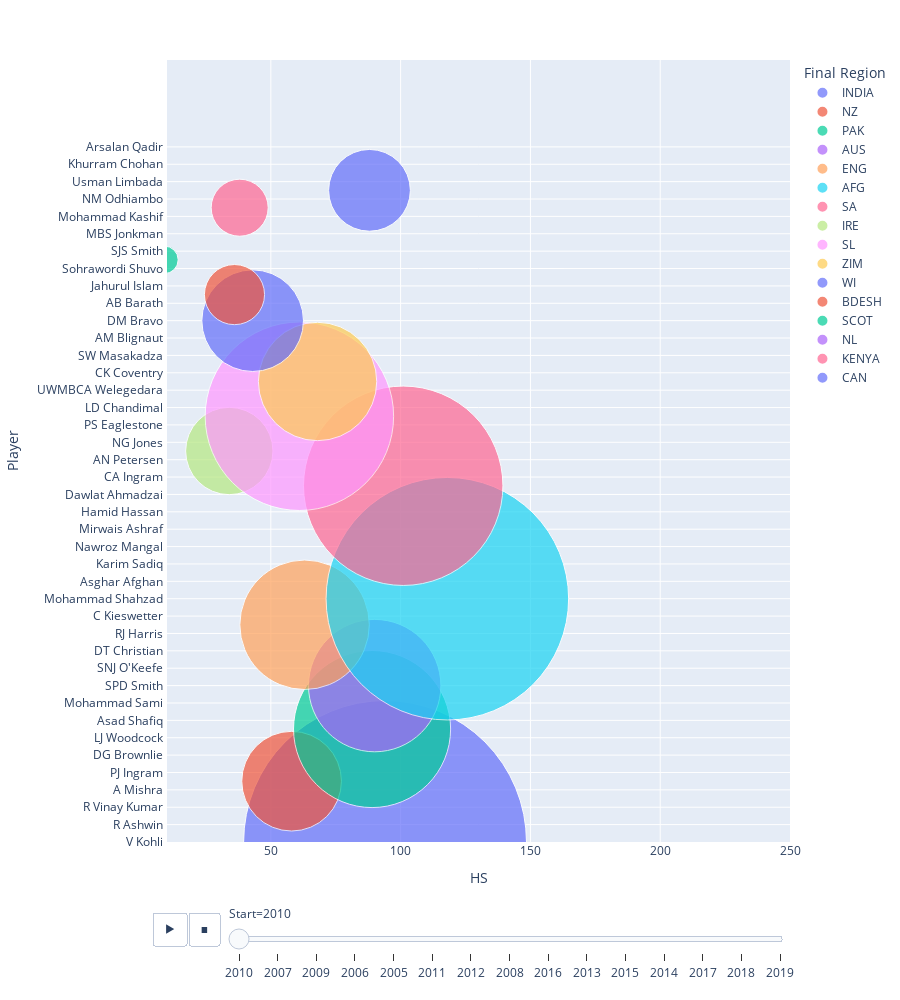

Write notebook code for a chart like this one.
### Code cell
import plotly.express as px
px.scatter(t20, x="HS", y="Player", animation_frame="Start", animation_group="Final Region",
           size="Runs", color="Final Region", hover_name="Final Region",
           log_x=False, size_max=200, range_x=[10,250], range_y=[0,90], height=1000)

### Figure 1 — Plotly figure (JSON) as saved in the notebook; plotly's stock layout.template omitted (floating-point values rounded to 4 significant figures)
{"data": [{"hovertemplate": "<b>%{hovertext}</b><br><br>Final Region=INDIA<br>Start=2010<br>HS=%{x}<br>Player=%{y}<br>Runs=%{marker.size}<extra></extra>", "hovertext": ["INDIA", "INDIA", "INDIA", "INDIA", "INDIA", "INDIA", "INDIA"], "ids": ["INDIA", "INDIA", "INDIA", "INDIA", "INDIA", "INDIA", "INDIA"], "legendgroup": "INDIA", "marker": {"color": "#636efa", "size": [2633, 169, 123, 12, 2, 0, 0], "sizemode": "area", "sizeref": 0.06582, "symbol": "circle"}, "mode": "markers", "name": "INDIA", "orientation": "h", "showlegend": true, "type": "scatter", "x": [94, 48, 31, 10, 2, 0, 0], "xaxis": "x", "y": ["V Kohli ", "M Vijay ", "R Ashwin ", "NV Ojha ", "R Vinay Kumar ", "PP Chawla ", "A Mishra "], "yaxis": "y"}, {"hovertemplate": "<b>%{hovertext}</b><br><br>Final Region=NZ<br>Start=2010<br>HS=%{x}<br>Player=%{y}<br>Runs=%{marker.size}<extra></extra>", "hovertext": ["NZ", "NZ", "NZ", "NZ", "NZ", "NZ"], "ids": ["NZ", "NZ", "NZ", "NZ", "NZ", "NZ"], "legendgroup": "NZ", "marker": {"color": "#EF553B", "size": [327, 22, 21, 6, 0, 0], "sizemode": "area", "sizeref": 0.06582, "symbol": "circle"}, "mode": "markers", "name": "NZ", "orientation": "h", "showlegend": true, "type": "scatter", "x": [58, 20, 10, 5, 0, 0], "xaxis": "x", "y": ["RJ Nicol ", "PJ Ingram ", "AF Milne ", "DG Brownlie ", "AJ McKay ", "LJ Woodcock "], "yaxis": "y"}, {"hovertemplate": "<b>%{hovertext}</b><br><br>Final Region=PAK<br>Start=2010<br>HS=%{x}<br>Player=%{y}<br>Runs=%{marker.size}<extra></extra>", "hovertext": ["PAK", "PAK", "PAK", "PAK", "PAK"], "ids": ["PAK", "PAK", "PAK", "PAK", "PAK"], "legendgroup": "PAK", "marker": {"color": "#00cc96", "size": [812, 192, 76, 21, 0], "sizemode": "area", "sizeref": 0.06582, "symbol": "circle"}, "mode": "markers", "name": "PAK", "orientation": "h", "showlegend": true, "type": "scatter", "x": [89, 38, 19, 8, 0], "xaxis": "x", "y": ["Sarfaraz Ahmed ", "Asad Shafiq ", "Imran Farhat ", "Mohammad Sami ", "Tanvir Ahmed "], "yaxis": "y"}, {"hovertemplate": "<b>%{hovertext}</b><br><br>Final Region=AUS<br>Start=2010<br>HS=%{x}<br>Player=%{y}<br>Runs=%{marker.size}<extra></extra>", "hovertext": ["AUS", "AUS", "AUS", "AUS", "AUS", "AUS", "AUS"], "ids": ["AUS", "AUS", "AUS", "AUS", "AUS", "AUS", "AUS"], "legendgroup": "AUS", "marker": {"color": "#ab63fa", "size": [577, 46, 32, 31, 27, 19, 2], "sizemode": "area", "sizeref": 0.06582, "symbol": "circle"}, "mode": "markers", "name": "AUS", "orientation": "h", "showlegend": true, "type": "scatter", "x": [90, 15, 22, 17, 9, 7, 2], "xaxis": "x", "y": ["SPD Smith ", "JW Hastings ", "SNJ O'Keefe ", "TR Birt ", "DT Christian ", "CJ McKay ", "RJ Harris "], "yaxis": "y"}, {"hovertemplate": "<b>%{hovertext}</b><br><br>Final Region=ENG<br>Start=2010<br>HS=%{x}<br>Player=%{y}<br>Runs=%{marker.size}<extra></extra>", "hovertext": ["ENG", "ENG", "ENG"], "ids": ["ENG", "ENG", "ENG"], "legendgroup": "ENG", "marker": {"color": "#FFA15A", "size": [552, 526, 0], "sizemode": "area", "sizeref": 0.06582, "symbol": "circle"}, "mode": "markers", "name": "ENG", "orientation": "h", "showlegend": true, "type": "scatter", "x": [63, 63, 0], "xaxis": "x", "y": ["MJ Lumb ", "C Kieswetter ", "A Shahzad "], "yaxis": "y"}, {"hovertemplate": "<b>%{hovertext}</b><br><br>Final Region=AFG<br>Start=2010<br>HS=%{x}<br>Player=%{y}<br>Runs=%{marker.size}<extra></extra>", "hovertext": ["AFG", "AFG", "AFG", "AFG", "AFG", "AFG", "AFG", "AFG", "AFG", "AFG", "AFG", "AFG", "AFG"], "ids": ["AFG", "AFG", "AFG", "AFG", "AFG", "AFG", "AFG", "AFG", "AFG", "AFG", "AFG", "AFG", "AFG"], "legendgroup": "AFG", "marker": {"color": "#19d3f3", "size": [1936, 1316, 1167, 985, 538, 506, 505, 494, 128, 91, 50, 27, 2], "sizemode": "area", "sizeref": 0.06582, "symbol": "circle"}, "mode": "markers", "name": "AFG", "orientation": "h", "showlegend": true, "type": "scatter", "x": [118, 89, 62, 61, 72, 63, 65, 51, 28, 33, 22, 13, 2], "xaxis": "x", "y": ["Mohammad Shahzad ", "Mohammad Nabi ", "Asghar Afghan ", "Samiullah Shinwari ", "Karim Sadiq ", "Noor Ali Zadran ", "Nawroz Mangal ", "Shafiqullah ", "Mirwais Ashraf ", "Raees Ahmadzai ", "Hamid Hassan ", "Shapoor Zadran ", "Dawlat Ahmadzai "], "yaxis": "y"}, {"hovertemplate": "<b>%{hovertext}</b><br><br>Final Region=SA<br>Start=2010<br>HS=%{x}<br>Player=%{y}<br>Runs=%{marker.size}<extra></extra>", "hovertext": ["SA", "SA", "SA", "SA"], "ids": ["SA", "SA", "SA", "SA"], "legendgroup": "SA", "marker": {"color": "#FF6692", "size": [1309, 210, 32, 14], "sizemode": "area", "sizeref": 0.06582, "symbol": "circle"}, "mode": "markers", "name": "SA", "orientation": "h", "showlegend": true, "type": "scatter", "x": [101, 78, 31, 8], "xaxis": "x", "y": ["DA Miller ", "CA Ingram ", "J Theron ", "AN Petersen "], "yaxis": "y"}, {"hovertemplate": "<b>%{hovertext}</b><br><br>Final Region=IRE<br>Start=2010<br>HS=%{x}<br>Player=%{y}<br>Runs=%{marker.size}<extra></extra>", "hovertext": ["IRE", "IRE", "IRE", "IRE"], "ids": ["IRE", "IRE", "IRE", "IRE"], "legendgroup": "IRE", "marker": {"color": "#B6E880", "size": [251, 42, 1, 0], "sizemode": "area", "sizeref": 0.06582, "symbol": "circle"}, "mode": "markers", "name": "IRE", "orientation": "h", "showlegend": true, "type": "scatter", "x": [34, 14, 1, 0], "xaxis": "x", "y": ["GH Dockrell ", "NG Jones ", "GE Kidd ", "PS Eaglestone "], "yaxis": "y"}, {"hovertemplate": "<b>%{hovertext}</b><br><br>Final Region=SL<br>Start=2010<br>HS=%{x}<br>Player=%{y}<br>Runs=%{marker.size}<extra></extra>", "hovertext": ["SL", "SL", "SL", "SL"], "ids": ["SL", "SL", "SL", "SL"], "legendgroup": "SL", "marker": {"color": "#FF97FF", "size": [1169, 800, 8, 2], "sizemode": "area", "sizeref": 0.06582, "symbol": "circle"}, "mode": "markers", "name": "SL", "orientation": "h", "showlegend": true, "type": "scatter", "x": [61, 58, 6, 2], "xaxis": "x", "y": ["NLTC Perera ", "LD Chandimal ", "S Randiv ", "UWMBCA Welegedara "], "yaxis": "y"}, {"hovertemplate": "<b>%{hovertext}</b><br><br>Final Region=ZIM<br>Start=2010<br>HS=%{x}<br>Player=%{y}<br>Runs=%{marker.size}<extra></extra>", "hovertext": ["ZIM", "ZIM", "ZIM", "ZIM", "ZIM", "ZIM", "ZIM"], "ids": ["ZIM", "ZIM", "ZIM", "ZIM", "ZIM", "ZIM", "ZIM"], "legendgroup": "ZIM", "marker": {"color": "#FECB52", "size": [461, 127, 32, 18, 15, 8, 1], "sizemode": "area", "sizeref": 0.06582, "symbol": "circle"}, "mode": "markers", "name": "ZIM", "orientation": "h", "showlegend": true, "type": "scatter", "x": [68, 30, 14, 9, 8, 8, 1], "xaxis": "x", "y": ["CR Ervine ", "CK Coventry ", "GA Lamb ", "SW Masakadza ", "TL Chatara ", "AM Blignaut ", "EC Rainsford "], "yaxis": "y"}, {"hovertemplate": "<b>%{hovertext}</b><br><br>Final Region=WI<br>Start=2010<br>HS=%{x}<br>Player=%{y}<br>Runs=%{marker.size}<extra></extra>", "hovertext": ["WI", "WI", "WI"], "ids": ["WI", "WI", "WI"], "legendgroup": "WI", "marker": {"color": "#636efa", "size": [340, 55, 23], "sizemode": "area", "sizeref": 0.06582, "symbol": "circle"}, "mode": "markers", "name": "WI", "orientation": "h", "showlegend": true, "type": "scatter", "x": [43, 36, 15], "xaxis": "x", "y": ["DM Bravo ", "N Deonarine ", "AB Barath "], "yaxis": "y"}, {"hovertemplate": "<b>%{hovertext}</b><br><br>Final Region=BDESH<br>Start=2010<br>HS=%{x}<br>Player=%{y}<br>Runs=%{marker.size}<extra></extra>", "hovertext": ["BDESH", "BDESH", "BDESH", "BDESH"], "ids": ["BDESH", "BDESH", "BDESH", "BDESH"], "legendgroup": "BDESH", "marker": {"color": "#EF553B", "size": [119, 31, 23, 1], "sizemode": "area", "sizeref": 0.06582, "symbol": "circle"}, "mode": "markers", "name": "BDESH", "orientation": "h", "showlegend": true, "type": "scatter", "x": [36, 18, 16, 1], "xaxis": "x", "y": ["Imrul Kayes ", "Jahurul Islam ", "Shafiul Islam ", "Sohrawordi Shuvo "], "yaxis": "y"}, {"hovertemplate": "<b>%{hovertext}</b><br><br>Final Region=SCOT<br>Start=2010<br>HS=%{x}<br>Player=%{y}<br>Runs=%{marker.size}<extra></extra>", "hovertext": ["SCOT", "SCOT", "SCOT"], "ids": ["SCOT", "SCOT", "SCOT"], "legendgroup": "SCOT", "marker": {"color": "#00cc96", "size": [25, 21, 4], "sizemode": "area", "sizeref": 0.06582, "symbol": "circle"}, "mode": "markers", "name": "SCOT", "orientation": "h", "showlegend": true, "type": "scatter", "x": [9, 9, 4], "xaxis": "x", "y": ["G Goudie ", "SJS Smith ", "RT Lyons "], "yaxis": "y"}, {"hovertemplate": "<b>%{hovertext}</b><br><br>Final Region=NL<br>Start=2010<br>HS=%{x}<br>Player=%{y}<br>Runs=%{marker.size}<extra></extra>", "hovertext": ["NL", "NL", "NL"], "ids": ["NL", "NL", "NL"], "legendgroup": "NL", "marker": {"color": "#ab63fa", "size": [1, 0, 0], "sizemode": "area", "sizeref": 0.06582, "symbol": "circle"}, "mode": "markers", "name": "NL", "orientation": "h", "showlegend": true, "type": "scatter", "x": [1, 0, 0], "xaxis": "x", "y": ["MBS Jonkman ", "AF Buurman ", "Mohammad Kashif "], "yaxis": "y"}, {"hovertemplate": "<b>%{hovertext}</b><br><br>Final Region=KENYA<br>Start=2010<br>HS=%{x}<br>Player=%{y}<br>Runs=%{marker.size}<extra></extra>", "hovertext": ["KENYA", "KENYA"], "ids": ["KENYA", "KENYA"], "legendgroup": "KENYA", "marker": {"color": "#FF6692", "size": [107, 61], "sizemode": "area", "sizeref": 0.06582, "symbol": "circle"}, "mode": "markers", "name": "KENYA", "orientation": "h", "showlegend": true, "type": "scatter", "x": [38, 26], "xaxis": "x", "y": ["SO Ngoche ", "NM Odhiambo "], "yaxis": "y"}, {"hovertemplate": "<b>%{hovertext}</b><br><br>Final Region=CAN<br>Start=2010<br>HS=%{x}<br>Player=%{y}<br>Runs=%{marker.size}<extra></extra>", "hovertext": ["CAN", "CAN", "CAN", "CAN", "CAN", "CAN", "CAN"], "ids": ["CAN", "CAN", "CAN", "CAN", "CAN", "CAN", "CAN"], "legendgroup": "CAN", "marker": {"color": "#636efa", "size": [220, 53, 51, 18, 0, 0, 0], "sizemode": "area", "sizeref": 0.06582, "symbol": "circle"}, "mode": "markers", "name": "CAN", "orientation": "h", "showlegend": true, "type": "scatter", "x": [88, 21, 37, 8, 0, 0, 0], "xaxis": "x", "y": ["H Patel ", "Usman Limbada ", "IS Billcliff ", "Khurram Chohan ", "S Keshvani ", "Arsalan Qadir ", "TC Bastiampillai "], "yaxis": "y"}], "layout": {"height": 1000, "legend": {"itemsizing": "constant", "title": {"text": "Final Region"}, "tracegroupgap": 0}, "margin": {"t": 60}, "sliders": [{"active": 0, "currentvalue": {"prefix": "Start="}, "len": 0.9, "pad": {"b": 10, "t": 60}, "steps": [{"args": [["2010"], {"frame": {"duration": 0, "redraw": false}, "fromcurrent": true, "mode": "immediate", "transition": {"duration": 0, "easing": "linear"}}], "label": "2010", "method": "animate"}, {"args": [["2007"], {"frame": {"duration": 0, "redraw": false}, "fromcurrent": true, "mode": "immediate", "transition": {"duration": 0, "easing": "linear"}}], "label": "2007", "method": "animate"}, {"args": [["2009"], {"frame": {"duration": 0, "redraw": false}, "fromcurrent": true, "mode": "immediate", "transition": {"duration": 0, "easing": "linear"}}], "label": "2009", "method": "animate"}, {"args": [["2006"], {"frame": {"duration": 0, "redraw": false}, "fromcurrent": true, "mode": "immediate", "transition": {"duration": 0, "easing": "linear"}}], "label": "2006", "method": "animate"}, {"args": [["2005"], {"frame": {"duration": 0, "redraw": false}, "fromcurrent": true, "mode": "immediate", "transition": {"duration": 0, "easing": "linear"}}], "label": "2005", "method": "animate"}, {"args": [["2011"], {"frame": {"duration": 0, "redraw": false}, "fromcurrent": true, "mode": "immediate", "transition": {"duration": 0, "easing": "linear"}}], "label": "2011", "method": "animate"}, {"args": [["2012"], {"frame": {"duration": 0, "redraw": false}, "fromcurrent": true, "mode": "immediate", "transition": {"duration": 0, "easing": "linear"}}], "label": "2012", "method": "animate"}, {"args": [["2008"], {"frame": {"duration": 0, "redraw": false}, "fromcurrent": true, "mode": "immediate", "transition": {"duration": 0, "easing": "linear"}}], "label": "2008", "method": "animate"}, {"args": [["2016"], {"frame": {"duration": 0, "redraw": false}, "fromcurrent": true, "mode": "immediate", "transition": {"duration": 0, "easing": "linear"}}], "label": "2016", "method": "animate"}, {"args": [["2013"], {"frame": {"duration": 0, "redraw": false}, "fromcurrent": true, "mode": "immediate", "transition": {"duration": 0, "easing": "linear"}}], "label": "2013", "method": "animate"}, {"args": [["2015"], {"frame": {"duration": 0, "redraw": false}, "fromcurrent": true, "mode": "immediate", "transition": {"duration": 0, "easing": "linear"}}], "label": "2015", "method": "animate"}, {"args": [["2014"], {"frame": {"duration": 0, "redraw": false}, "fromcurrent": true, "mode": "immediate", "transition": {"duration": 0, "easing": "linear"}}], "label": "2014", "method": "animate"}, {"args": [["2017"], {"frame": {"duration": 0, "redraw": false}, "fromcurrent": true, "mode": "immediate", "transition": {"duration": 0, "easing": "linear"}}], "label": "2017", "method": "animate"}, {"args": [["2018"], {"frame": {"duration": 0, "redraw": false}, "fromcurrent": true, "mode": "immediate", "transition": {"duration": 0, "easing": "linear"}}], "label": "2018", "method": "animate"}, {"args": [["2019"], {"frame": {"duration": 0, "redraw": false}, "fromcurrent": true, "mode": "immediate", "transition": {"duration": 0, "easing": "linear"}}], "label": "2019", "method": "animate"}], "x": 0.1, "xanchor": "left", "y": 0, "yanchor": "top"}], "updatemenus": [{"buttons": [{"args": [null, {"frame": {"duration": 500, "redraw": false}, "fromcurrent": true, "mode": "immediate", "transition": {"duration": 500, "easing": "linear"}}], "label": "&#9654;", "method": "animate"}, {"args": [[null], {"frame": {"duration": 0, "redraw": false}, "fromcurrent": true, "mode": "immediate", "transition": {"duration": 0, "easing": "linear"}}], "label": "&#9724;", "method": "animate"}], "direction": "left", "pad": {"r": 10, "t": 70}, "showactive": false, "type": "buttons", "x": 0.1, "xanchor": "right", "y": 0, "yanchor": "top"}], "xaxis": {"anchor": "y", "domain": [0, 1], "range": [10, 250], "title": {"text": "HS"}}, "yaxis": {"anchor": "x", "domain": [0, 1], "range": [0, 90], "title": {"text": "Player"}}}}
